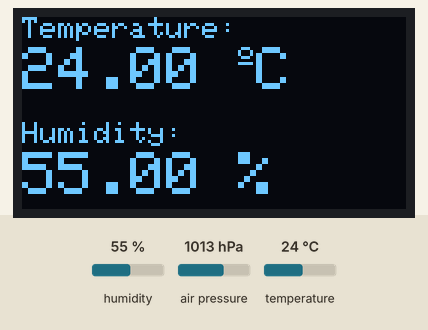
Recording of a sketch running on a simulated ESP32. On the bench: 128×64 one-colour display. Inputs (shaded band) come from the test bench; at power-on: humidity 55 %, temperature 24 °C, air pressure 1013 hPa. What the sketch prints to the serial monitor is not drawn.

Above: at 3.2 s.
3.3 s: humidity set to 22 %
At 5.3 s:
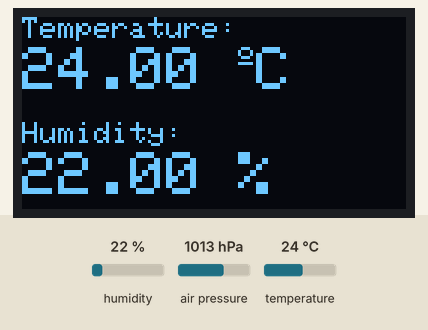
5.6 s: temperature set to 12 °C
At 6.8 s:
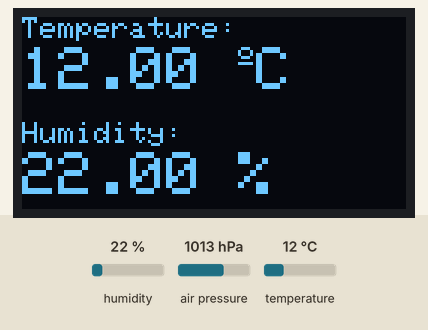
7.7 s: humidity set to 40 %
At 9.5 s:
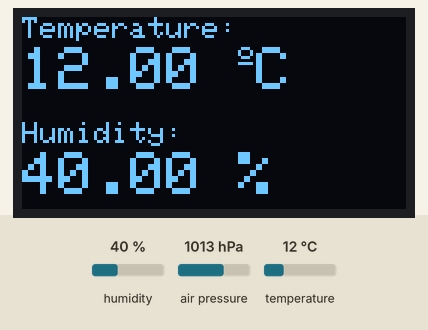
9.8 s: temperature set to 19 °C
At 10.9 s:
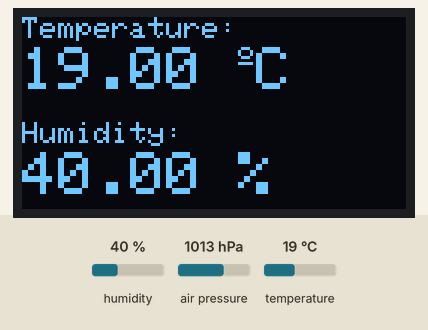
Timing chart, 0 to 12.8 s (numbered marks = the images above; inputs shaded):
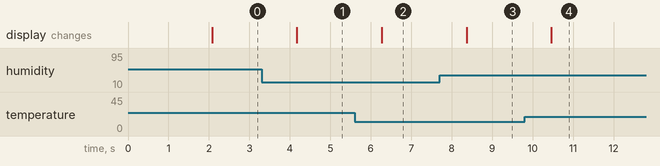

The sketch:

BME280-OLED-DISPLAY.ino
```cpp
#include <Adafruit_BME280.h>
#include <Adafruit_GFX.h>
#include <Adafruit_SSD1306.h>
#include <Adafruit_Sensor.h>
#include <Wire.h>

#define SCREEN_WIDTH 128 // OLED display width, in pixels
#define SCREEN_HEIGHT 64 // OLED display height, in pixels

Adafruit_SSD1306 display(SCREEN_WIDTH, SCREEN_HEIGHT, &Wire, -1);

Adafruit_BME280 bme;

void setup() {
  Serial.begin(115200);

  if (!display.begin(SSD1306_SWITCHCAPVCC, 0x3C)) {
    Serial.println(F("SSD1306 allocation failed"));
    for (;;)
      ;
  }

  bool status = bme.begin(0x76);
  if (!status) {
    Serial.println("Could not find a valid BME280 sensor, check wiring!");
    while (1)
      ;
  }

  delay(2000);
  display.clearDisplay();
  display.setTextColor(WHITE);
}

void loop() {

  byte error, address;
  int nDevices;
  Serial.println("Scanning...");
  nDevices = 0;
  for (address = 1; address < 127; address++) {
    Wire.beginTransmission(address);
    error = Wire.endTransmission();
    if (error == 0) {
      Serial.print("I2C device found at address 0x");
      if (address < 16) {
        Serial.print("0");
      }
      Serial.println(address, HEX);
      nDevices++;
    } else if (error == 4) {
      Serial.print("Unknow error at address 0x");
      if (address < 16) {
        Serial.print("0");
      }
      Serial.println(address, HEX);
    }
  }

  // Read from bme
  Serial.print("Temperature from BME= ");
  Serial.print(bme.readTemperature());
  Serial.println(" *C");

  Serial.print("Humidity from BME = ");
  Serial.print(bme.readHumidity());
  Serial.println(" %");

  Serial.print("Pressure from BME = ");
  Serial.print(bme.readPressure() / 100.0F);
  Serial.println(" hPa");

  Serial.println("--------------------");

  if (nDevices == 0) {
    Serial.println("No I2C devices found\n");
  } else {
    Serial.println("done\n");
  }

  display.clearDisplay();
  // display temperature
  display.setTextSize(1);
  display.setCursor(0, 0);
  display.print("Temperature: ");
  display.setTextSize(2);
  display.setCursor(0, 10);
  display.print(String(bme.readTemperature()));
  display.print(" ");
  display.setTextSize(1);
  display.cp437(true);
  display.write(167);
  display.setTextSize(2);
  display.print("C");

  // display humidity
  display.setTextSize(1);
  display.setCursor(0, 35);
  display.print("Humidity: ");
  display.setTextSize(2);
  display.setCursor(0, 45);
  display.print(String(bme.readHumidity()));
  display.print(" %");

  display.display();

  delay(1000);
}
```

Measured:
- after the input at 3.3 s, the display: changes after 0.87 s (image 1)
- after the input at 5.6 s, the display: changes after 0.67 s (image 2)
- after the input at 7.7 s, the display: changes after 0.67 s (image 3)
- after the input at 9.8 s, the display: changes after 0.66 s (image 4)
